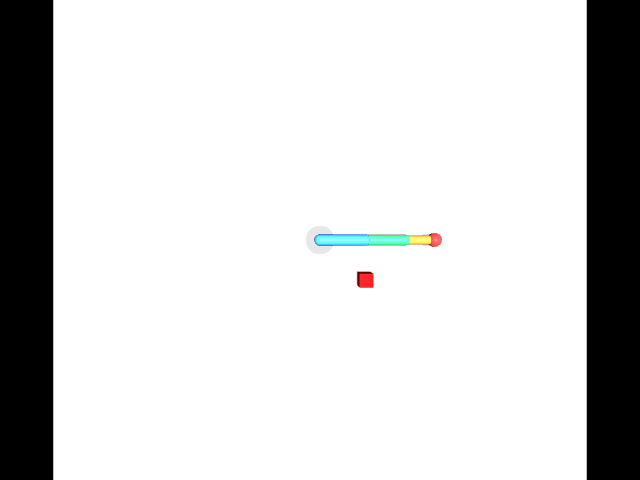
#> input picture outputs/workspace_camera.png, 640 x 480 px
$ python pixel_to_world.py
#> lines starting #> are read from the running program, lines starting #| are printed output that depends on the picture; after the words box and inside, x2 and y2 are one past the last pixel; in counts of white or black regions, pixels touching at a corner belong together
from pathlib import Path
import cv2
import numpy as np


# =========================================================
# 1. Project settings
# =========================================================

PROJECT_ROOT = Path(__file__).resolve().parents[1]

IMAGE_PATH = PROJECT_ROOT / "outputs" / "workspace_camera.png"


# =========================================================
# 2. Camera parameters
# =========================================================

IMAGE_WIDTH = 640
IMAGE_HEIGHT = 480

CAMERA_HEIGHT = 4.5

# Camera field of view
FOV_DEGREES = 90.0


# =========================================================
# 3. Load camera image
# =========================================================

image = cv2.imread(str(IMAGE_PATH))
#> image is the input picture: shape (480, 640, 3); mean B, G, R 212.1, 212.2, 212

if image is None:
    raise FileNotFoundError(
        f"Could not load image: {IMAGE_PATH}"
    )

print("Camera image loaded.")


# =========================================================
# 4. Detect red cube
# =========================================================

hsv = cv2.cvtColor(image, cv2.COLOR_BGR2HSV)
#> hsv: shape (480, 640, 3); mean H, S, V 0.3, 0.9, 212.5

lower_red_1 = np.array([0, 100, 100])
upper_red_1 = np.array([10, 255, 255])

lower_red_2 = np.array([170, 100, 100])
upper_red_2 = np.array([180, 255, 255])

mask1 = cv2.inRange(
    hsv,
    lower_red_1,
    upper_red_1
)
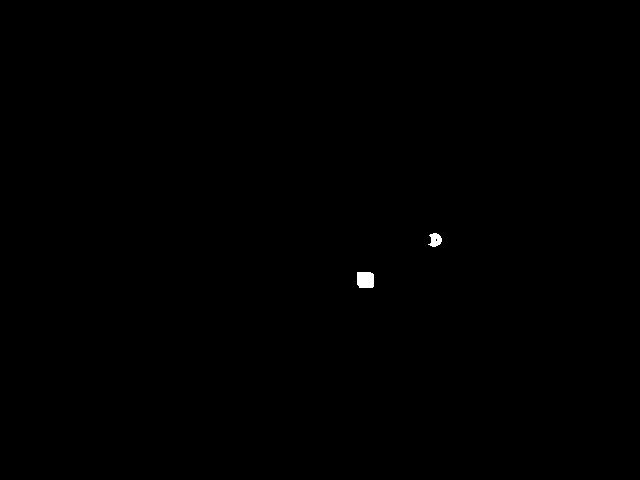
#> mask1: shape (480, 640); 0.13% white; 2 white regions

mask2 = cv2.inRange(
    hsv,
    lower_red_2,
    upper_red_2
)
#> mask2: shape (480, 640); every value is 0

mask = mask1 | mask2


# =========================================================
# 5. Find cube contour
# =========================================================

contours, _ = cv2.findContours(
    mask,
    cv2.RETR_EXTERNAL,
    cv2.CHAIN_APPROX_SIMPLE
)
#> contours = 2 contours; box (x1, y1, x2, y2) and area: (357, 272, 374, 288) 232, (428, 233, 442, 247) 113

if not contours:
    raise RuntimeError("No red object detected.")


largest_contour = max(
    contours,
    key=cv2.contourArea
)
#> largest_contour = contour of 10 points, box (x1, y1, x2, y2) (357, 272, 374, 288), area 232

area = cv2.contourArea(largest_contour)
#> area = 232.5

if area < 50:
    raise RuntimeError(
        "Detected red object is too small."
    )


# =========================================================
# 6. Calculate image coordinates
# =========================================================

x, y, w, h = cv2.boundingRect(
    largest_contour
)
#> x = 357; y = 272; w = 17; h = 16

pixel_x = x + w / 2
#> pixel_x = 365.5
pixel_y = y + h / 2
#> pixel_y = 280

print()
print("========== VISION RESULT ==========")
print(f"Cube pixel X: {pixel_x:.2f}")
#| Cube pixel X: 365.50
print(f"Cube pixel Y: {pixel_y:.2f}")
#| Cube pixel Y: 280.00
print(f"Cube area: {area:.2f} pixels")
#| Cube area: 232.50 pixels


# =========================================================
# 7. Calculate camera focal length
# =========================================================

fov_rad = np.deg2rad(FOV_DEGREES)

focal_length = (
    IMAGE_HEIGHT / 2
) / np.tan(fov_rad / 2)

print()
print(f"Camera focal length: {focal_length:.2f} pixels")


# =========================================================
# 8. Convert pixel coordinates to world coordinates
# =========================================================

# Principal point
cx = IMAGE_WIDTH / 2
cy = IMAGE_HEIGHT / 2


# Horizontal displacement from image center
dx = pixel_x - cx
#> dx = 45.5

# Vertical displacement from image center
dy = pixel_y - cy
#> dy = 40


# Since the camera is directly above the workspace,
# the ground-plane coordinates can be calculated from
# the camera ray.

world_x = (dx / focal_length) * CAMERA_HEIGHT
#> world_x = 0.853

world_y = -(dy / focal_length) * CAMERA_HEIGHT
#> world_y = -0.75


# The cube is sitting above the ground.
# We use the workspace/cube height here temporarily.
world_z = 0.25


# =========================================================
# 9. Print estimated 3D position
# =========================================================

print()
print("========== WORLD POSITION ==========")

print(f"Estimated X: {world_x:.3f} m")
#| Estimated X: 0.853 m
print(f"Estimated Y: {world_y:.3f} m")
#| Estimated Y: -0.750 m
print(f"Estimated Z: {world_z:.3f} m")

print("====================================")
